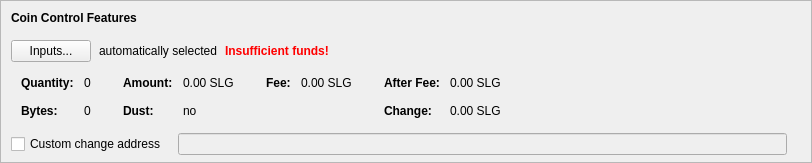
    <widget class="QFrame" name="frameCoinControl">
     <property name="sizePolicy">
      <sizepolicy hsizetype="Expanding" vsizetype="Expanding">
       <horstretch>0</horstretch>
       <verstretch>0</verstretch>
      </sizepolicy>
     </property>
     <property name="maximumSize">
      <size>
       <width>16777215</width>
       <height>16777215</height>
      </size>
     </property>
     <property name="frameShape">
      <enum>QFrame::StyledPanel</enum>
     </property>
     <property name="frameShadow">
      <enum>QFrame::Sunken</enum>
     </property>
     <layout class="QVBoxLayout" name="verticalLayoutCoinControl2">
      <property name="spacing">
       <number>0</number>
      </property>
      <property name="leftMargin">
       <number>0</number>
      </property>
      <property name="topMargin">
       <number>0</number>
      </property>
      <property name="rightMargin">
       <number>0</number>
      </property>
      <property name="bottomMargin">
       <number>6</number>
      </property>
      <item>
       <layout class="QVBoxLayout" name="verticalLayoutCoinControl" stretch="0,0,0,0,1">
        <property name="spacing">
         <number>0</number>
        </property>
        <property name="leftMargin">
         <number>10</number>
        </property>
        <property name="topMargin">
         <number>10</number>
        </property>
        <item>
         <layout class="QHBoxLayout" name="horizontalLayoutCoinControl1">
          <property name="bottomMargin">
           <number>15</number>
          </property>
          <item>
           <widget class="QLabel" name="labelCoinControlFeatures">
            <property name="sizePolicy">
             <sizepolicy hsizetype="Preferred" vsizetype="Maximum">
              <horstretch>0</horstretch>
              <verstretch>0</verstretch>
             </sizepolicy>
            </property>
            <property name="font">
             <font>
              <weight>75</weight>
              <bold>true</bold>
             </font>
            </property>
            <property name="styleSheet">
             <string notr="true">font-weight:bold;</string>
            </property>
            <property name="text">
             <string>Coin Control Features</string>
            </property>
           </widget>
          </item>
         </layout>
        </item>
        <item>
         <layout class="QHBoxLayout" name="horizontalLayoutCoinControl2" stretch="0,0,0,0">
          <property name="spacing">
           <number>8</number>
          </property>
          <property name="bottomMargin">
           <number>10</number>
          </property>
          <item>
           <widget class="QPushButton" name="pushButtonCoinControl">
            <property name="styleSheet">
             <string notr="true"/>
            </property>
            <property name="text">
             <string>Inputs...</string>
            </property>
            <property name="autoDefault">
             <bool>false</bool>
            </property>
           </widget>
          </item>
          <item>
           <widget class="QLabel" name="labelCoinControlAutomaticallySelected">
            <property name="text">
             <string>automatically selected</string>
            </property>
            <property name="margin">
             <number>5</number>
            </property>
           </widget>
          </item>
          <item>
           <widget class="QLabel" name="labelCoinControlInsuffFunds">
            <property name="font">
             <font>
              <weight>75</weight>
              <bold>true</bold>
             </font>
            </property>
            <property name="styleSheet">
             <string notr="true">color:red;font-weight:bold;</string>
            </property>
            <property name="text">
             <string>Insufficient funds!</string>
            </property>
            <property name="margin">
             <number>5</number>
            </property>
           </widget>
          </item>
          <item>
           <spacer name="horizontalSpacerCoinControl">
            <property name="orientation">
             <enum>Qt::Horizontal</enum>
            </property>
            <property name="sizeHint" stdset="0">
             <size>
              <width>40</width>
              <height>1</height>
             </size>
            </property>
           </spacer>
          </item>
         </layout>
        </item>
        <item>
         <widget class="QWidget" name="widgetCoinControl" native="true">
          <property name="sizePolicy">
           <sizepolicy hsizetype="Preferred" vsizetype="Preferred">
            <horstretch>0</horstretch>
            <verstretch>0</verstretch>
           </sizepolicy>
          </property>
          <property name="minimumSize">
           <size>
            <width>0</width>
            <height>0</height>
           </size>
          </property>
          <property name="styleSheet">
           <string notr="true"/>
          </property>
          <layout class="QHBoxLayout" name="horizontalLayoutCoinControl5">
           <property name="leftMargin">
            <number>0</number>
           </property>
           <property name="topMargin">
            <number>0</number>
           </property>
           <property name="rightMargin">
            <number>0</number>
           </property>
           <property name="bottomMargin">
            <number>0</number>
           </property>
           <item>
            <layout class="QHBoxLayout" name="horizontalLayoutCoinControl3" stretch="0,0,0,1">
             <property name="spacing">
              <number>20</number>
             </property>
             <property name="topMargin">
              <number>0</number>
             </property>
             <property name="bottomMargin">
              <number>10</number>
             </property>
             <item>
              <layout class="QFormLayout" name="formLayoutCoinControl1">
               <property name="horizontalSpacing">
                <number>10</number>
               </property>
               <property name="verticalSpacing">
                <number>14</number>
               </property>
               <property name="leftMargin">
                <number>10</number>
               </property>
               <property name="topMargin">
                <number>4</number>
               </property>
               <property name="rightMargin">
                <number>6</number>
               </property>
               <item row="0" column="0">
                <widget class="QLabel" name="labelCoinControlQuantityText">
                 <property name="font">
                  <font>
                   <weight>75</weight>
                   <bold>true</bold>
                  </font>
                 </property>
                 <property name="text">
                  <string>Quantity:</string>
                 </property>
                 <property name="margin">
                  <number>0</number>
                 </property>
                </widget>
               </item>
               <item row="0" column="1">
                <widget class="QLabel" name="labelCoinControlQuantity">
                 <property name="cursor">
                  <cursorShape>IBeamCursor</cursorShape>
                 </property>
                 <property name="contextMenuPolicy">
                  <enum>Qt::ActionsContextMenu</enum>
                 </property>
                 <property name="text">
                  <string notr="true">0</string>
                 </property>
                 <property name="margin">
                  <number>0</number>
                 </property>
                 <property name="textInteractionFlags">
                  <set>Qt::LinksAccessibleByMouse|Qt::TextSelectableByKeyboard|Qt::TextSelectableByMouse</set>
                 </property>
                </widget>
               </item>
               <item row="1" column="0">
                <widget class="QLabel" name="labelCoinControlBytesText">
                 <property name="font">
                  <font>
                   <weight>75</weight>
                   <bold>true</bold>
                  </font>
                 </property>
                 <property name="text">
                  <string>Bytes:</string>
                 </property>
                </widget>
               </item>
               <item row="1" column="1">
                <widget class="QLabel" name="labelCoinControlBytes">
                 <property name="cursor">
                  <cursorShape>IBeamCursor</cursorShape>
                 </property>
                 <property name="contextMenuPolicy">
                  <enum>Qt::ActionsContextMenu</enum>
                 </property>
                 <property name="text">
                  <string notr="true">0</string>
                 </property>
                 <property name="textInteractionFlags">
                  <set>Qt::LinksAccessibleByMouse|Qt::TextSelectableByKeyboard|Qt::TextSelectableByMouse</set>
                 </property>
                </widget>
               </item>
              </layout>
             </item>
             <item>
              <layout class="QFormLayout" name="formLayoutCoinControl2">
               <property name="horizontalSpacing">
                <number>10</number>
               </property>
               <property name="verticalSpacing">
                <number>14</number>
               </property>
               <property name="leftMargin">
                <number>6</number>
               </property>
               <property name="topMargin">
                <number>4</number>
               </property>
               <property name="rightMargin">
                <number>6</number>
               </property>
               <item row="0" column="0">
                <widget class="QLabel" name="labelCoinControlAmountText">
                 <property name="font">
                  <font>
                   <weight>75</weight>
                   <bold>true</bold>
                  </font>
                 </property>
                 <property name="text">
                  <string>Amount:</string>
                 </property>
                 <property name="margin">
                  <number>0</number>
                 </property>
                </widget>
               </item>
               <item row="0" column="1">
                <widget class="QLabel" name="labelCoinControlAmount">
                 <property name="cursor">
                  <cursorShape>IBeamCursor</cursorShape>
                 </property>
                 <property name="contextMenuPolicy">
                  <enum>Qt::ActionsContextMenu</enum>
                 </property>
                 <property name="text">
                  <string notr="true">0.00 SLG</string>
                 </property>
                 <property name="textInteractionFlags">
                  <set>Qt::LinksAccessibleByMouse|Qt::TextSelectableByKeyboard|Qt::TextSelectableByMouse</set>
                 </property>
                </widget>
               </item>
               <item row="1" column="0">
                <widget class="QLabel" name="labelCoinControlLowOutputText">
                 <property name="font">
                  <font>
                   <weight>75</weight>
                   <bold>true</bold>
                  </font>
                 </property>
                 <property name="text">
                  <string>Dust:</string>
                 </property>
                </widget>
               </item>
               <item row="1" column="1">
                <widget class="QLabel" name="labelCoinControlLowOutput">
                 <property name="cursor">
                  <cursorShape>IBeamCursor</cursorShape>
                 </property>
                 <property name="contextMenuPolicy">
                  <enum>Qt::ActionsContextMenu</enum>
                 </property>
                 <property name="text">
                  <string notr="true">no</string>
                 </property>
                 <property name="textInteractionFlags">
                  <set>Qt::LinksAccessibleByMouse|Qt::TextSelectableByKeyboard|Qt::TextSelectableByMouse</set>
                 </property>
                </widget>
               </item>
              </layout>
             </item>
             <item>
              <layout class="QFormLayout" name="formLayoutCoinControl3">
               <property name="horizontalSpacing">
                <number>10</number>
               </property>
               <property name="verticalSpacing">
                <number>14</number>
               </property>
               <property name="leftMargin">
                <number>6</number>
               </property>
               <property name="topMargin">
                <number>4</number>
               </property>
               <property name="rightMargin">
                <number>6</number>
               </property>
               <item row="0" column="0">
                <widget class="QLabel" name="labelCoinControlFeeText">
                 <property name="font">
                  <font>
                   <weight>75</weight>
                   <bold>true</bold>
                  </font>
                 </property>
                 <property name="text">
                  <string>Fee:</string>
                 </property>
                 <property name="margin">
                  <number>0</number>
                 </property>
                </widget>
               </item>
               <item row="0" column="1">
                <widget class="QLabel" name="labelCoinControlFee">
                 <property name="cursor">
                  <cursorShape>IBeamCursor</cursorShape>
                 </property>
                 <property name="contextMenuPolicy">
                  <enum>Qt::ActionsContextMenu</enum>
                 </property>
                 <property name="text">
                  <string notr="true">0.00 SLG</string>
                 </property>
                 <property name="textInteractionFlags">
                  <set>Qt::LinksAccessibleByMouse|Qt::TextSelectableByKeyboard|Qt::TextSelectableByMouse</set>
                 </property>
                </widget>
               </item>
              </layout>
             </item>
             <item>
              <layout class="QFormLayout" name="formLayoutCoinControl4">
               <property name="horizontalSpacing">
                <number>10</number>
               </property>
               <property name="verticalSpacing">
                <number>14</number>
               </property>
               <property name="leftMargin">
                <number>6</number>
               </property>
               <property name="topMargin">
                <number>4</number>
               </property>
               <property name="rightMargin">
                <number>6</number>
               </property>
               <item row="0" column="0">
                <widget class="QLabel" name="labelCoinControlAfterFeeText">
                 <property name="font">
                  <font>
                   <weight>75</weight>
                   <bold>true</bold>
                  </font>
                 </property>
                 <property name="text">
                  <string>After Fee:</string>
                 </property>
                 <property name="margin">
                  <number>0</number>
                 </property>
                </widget>
               </item>
               <item row="0" column="1">
                <widget class="QLabel" name="labelCoinControlAfterFee">
                 <property name="cursor">
                  <cursorShape>IBeamCursor</cursorShape>
                 </property>
                 <property name="contextMenuPolicy">
                  <enum>Qt::ActionsContextMenu</enum>
                 </property>
                 <property name="text">
                  <string notr="true">0.00 SLG</string>
                 </property>
                 <property name="textInteractionFlags">
                  <set>Qt::LinksAccessibleByMouse|Qt::TextSelectableByKeyboard|Qt::TextSelectableByMouse</set>
                 </property>
                </widget>
               </item>
               <item row="1" column="0">
                <widget class="QLabel" name="labelCoinControlChangeText">
                 <property name="font">
                  <font>
                   <weight>75</weight>
                   <bold>true</bold>
                  </font>
                 </property>
                 <property name="text">
                  <string>Change:</string>
                 </property>
                </widget>
               </item>
               <item row="1" column="1">
                <widget class="QLabel" name="labelCoinControlChange">
                 <property name="cursor">
                  <cursorShape>IBeamCursor</cursorShape>
                 </property>
                 <property name="contextMenuPolicy">
                  <enum>Qt::ActionsContextMenu</enum>
                 </property>
                 <property name="text">
                  <string notr="true">0.00 SLG</string>
                 </property>
                 <property name="textInteractionFlags">
                  <set>Qt::LinksAccessibleByMouse|Qt::TextSelectableByKeyboard|Qt::TextSelectableByMouse</set>
                 </property>
                </widget>
               </item>
              </layout>
             </item>
            </layout>
           </item>
          </layout>
         </widget>
        </item>
        <item>
         <layout class="QHBoxLayout" name="horizontalLayoutCoinControl4" stretch="0,0,0">
          <property name="spacing">
           <number>12</number>
          </property>
          <property name="sizeConstraint">
           <enum>QLayout::SetDefaultConstraint</enum>
          </property>
          <property name="topMargin">
           <number>5</number>
          </property>
          <property name="rightMargin">
           <number>5</number>
          </property>
          <item>
           <widget class="QCheckBox" name="checkBoxCoinControlChange">
            <property name="toolTip">
             <string>If this is activated, but the change address is empty or invalid, change will be sent to a newly generated address.</string>
            </property>
            <property name="text">
             <string>Custom change address</string>
            </property>
           </widget>
          </item>
          <item>
           <widget class="QValidatedLineEdit" name="lineEditCoinControlChange">
            <property name="enabled">
             <bool>false</bool>
            </property>
            <property name="sizePolicy">
             <sizepolicy hsizetype="Expanding" vsizetype="Fixed">
              <horstretch>0</horstretch>
              <verstretch>0</verstretch>
             </sizepolicy>
            </property>
           </widget>
          </item>
          <item>
           <widget class="QLabel" name="labelCoinControlChangeLabel">
            <property name="sizePolicy">
             <sizepolicy hsizetype="Preferred" vsizetype="Expanding">
              <horstretch>0</horstretch>
              <verstretch>0</verstretch>
             </sizepolicy>
            </property>
            <property name="minimumSize">
             <size>
              <width>0</width>
              <height>0</height>
             </size>
            </property>
            <property name="text">
             <string/>
            </property>
            <property name="margin">
             <number>3</number>
            </property>
           </widget>
          </item>
         </layout>
        </item>
        <item>
         <spacer name="verticalSpacerCoinControl">
          <property name="orientation">
           <enum>Qt::Vertical</enum>
          </property>
          <property name="sizeHint" stdset="0">
           <size>
            <width>800</width>
            <height>1</height>
           </size>
          </property>
         </spacer>
        </item>
       </layout>
      </item>
     </layout>
    </widget>
